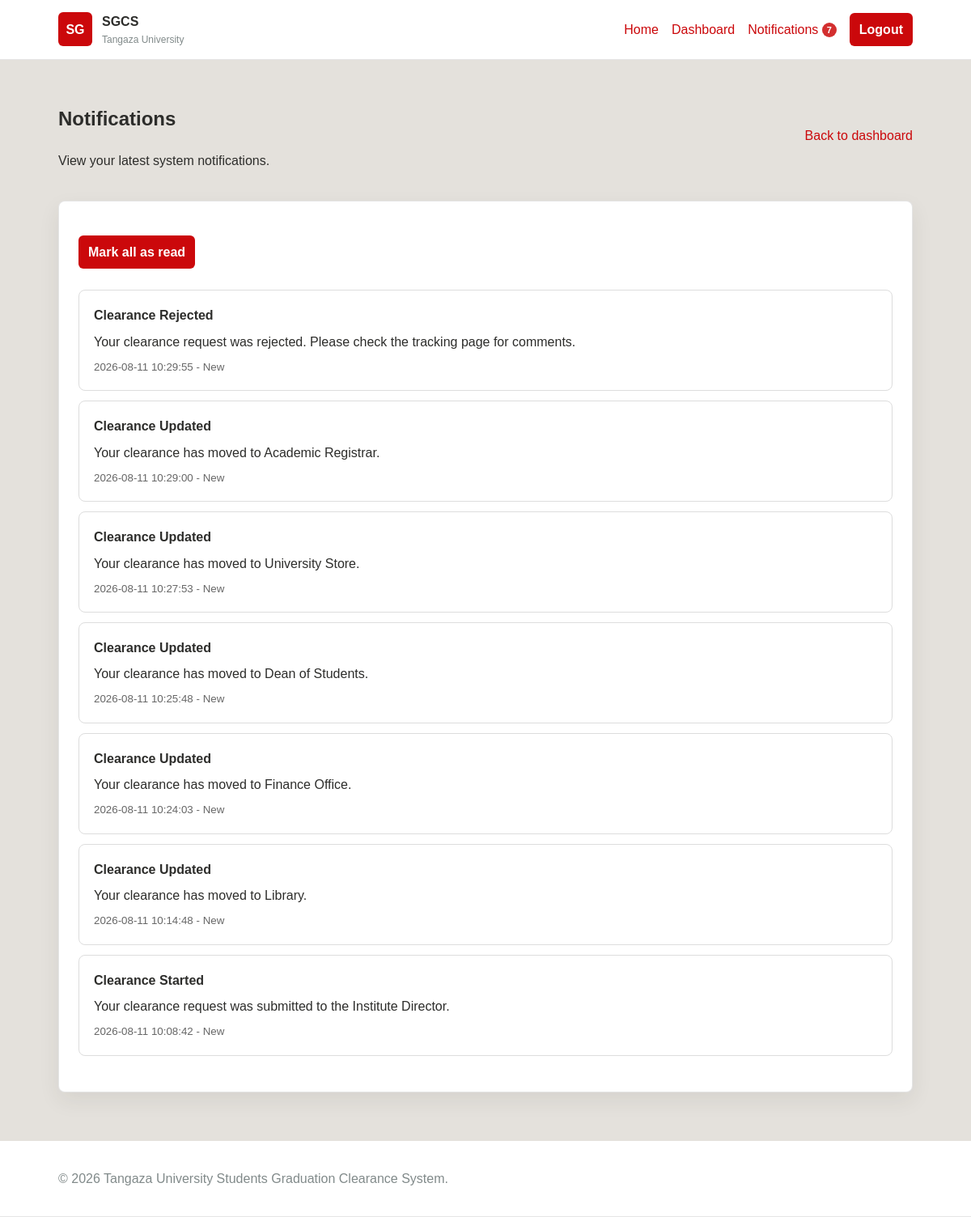
Page /notifications.php (signed in) on the committed database.
### tables this page shows
CREATE TABLE `notifications` (
  `notif_id` int(11) NOT NULL AUTO_INCREMENT,
  `recipient_user_id` int(11) NOT NULL,
  `notif_type` varchar(50) NOT NULL,
  `message` text NOT NULL,
  `sent_at` datetime NOT NULL DEFAULT current_timestamp(),
  `is_read` tinyint(1) NOT NULL DEFAULT 0,
  PRIMARY KEY (`notif_id`),
  KEY `recipient_user_id` (`recipient_user_id`),
  CONSTRAINT `notifications_ibfk_1` FOREIGN KEY (`recipient_user_id`) REFERENCES `users` (`user_id`) ON DELETE CASCADE ON UPDATE CASCADE
);

### notifications.php (the view, shortened to what this page needs)
<?php
require_once __DIR__ . '/includes/clearance_functions.php';
$userId = (int) ($_SESSION['user_id'] ?? 0);
$notifications = [];
try {
    $stmt = $pdo->prepare(
        'SELECT
            notif_id,
            recipient_user_id,
            notif_type,
            message,
            is_read,
            sent_at
         FROM notifications
         WHERE recipient_user_id = ?
         ORDER BY notif_id DESC
         LIMIT 50'
    );
    $stmt->execute([
        $userId
    ]);
    $notifications = $stmt->fetchAll(
        PDO::FETCH_ASSOC
    );
} catch (PDOException $e) {
    error_log(
        'Notification retrieval error: '
        . $e->getMessage()
    );
}
require_once __DIR__ . '/includes/header.php';
?>
<section class="dashboard">
    <div class="dashboard-top">
        <div>
            <h1>Notifications</h1>
            <p>
                View your latest system notifications.
            </p>
        </div>
        <a href="<?php echo BASE_URL; ?>dashboard.php">
            Back to dashboard
        </a>
    </div>
    <div class="dashboard-box">
        <?php if ($notifications): ?>
            <div class="action-row">
                <a
                    class="button small"
                    href="<?php echo BASE_URL; ?>notifications.php?mark_read=1"
                >
                    Mark all as read
                </a>
            </div>
        <?php endif; ?>
        <?php if ($notifications): ?>
            <ul class="notification-list">
                <?php foreach ($notifications as $notification): ?>
                    <li
                        class="<?php
                            echo ((int) $notification['is_read'] === 0)
                                ? 'notification-unread'
                                : 'notification-read';
                        ?>"
                    >
                        <strong>
                            <?php
                            echo htmlspecialchars(
                                ucwords(
                                    str_replace(
                                        '_',
                                        ' ',
                                        $notification['notif_type']
                                    )
                                )
                            );
                            ?>
                        </strong>
                        <span class="notification-message">
                            <?php
                            echo htmlspecialchars(
                                $notification['message']
                            );
                            ?>
                        </span>
                        <small>
                            <?php
                            echo htmlspecialchars(
                                $notification['sent_at']
                            );
                            ?>
                            -
                            <?php
                            echo ((int) $notification['is_read'] === 1)
                                ? 'Read'
                                : 'New';
                            ?>
                        </small>
                    </li>
                <?php endforeach; ?>
            </ul>
        <?php endif; ?>
    </div>
</section>
<?php
require_once __DIR__ . '/includes/footer.php';
?>

### assets/css/style.css (style rules this page uses)
:root { --orange: #e75703; --red: #cb080b; --soft: #e4e1dc; --dark: #2d2d2b; --gold: #c49607; --pink: #e78086; --olive: #6e5c18; --gray: #818a8a; --light-gold: #ecd489; --white: #ffffff; }
* { box-sizing: border-box; }
body { margin: 0; min-height: 100vh; display: flex; flex-direction: column; font-family: Arial, Helvetica, sans-serif; color: var(--dark); background: var(--soft); line-height: 1.6; }
a { color: var(--red); text-decoration: none; }
.hero-panel, .card, .login-box, .dashboard-box { background: var(--white); border: 1px solid rgba(45, 45, 43, 0.12); border-radius: 8px; box-shadow: 0 10px 26px rgba(45, 45, 43, 0.08); }
.button, button { display: inline-block; border: 0; background: var(--red); color: var(--white); padding: 11px 18px; border-radius: 6px; font-weight: bold; cursor: pointer; }
.button.small { padding: 8px 12px; }
.dashboard { width: min(1100px, 88%); margin: 34px auto 60px; }
.dashboard-top { display: flex; justify-content: space-between; gap: 20px; align-items: center; margin-bottom: 20px; }
.dashboard-box { padding: 24px; }
.action-row { display: flex; gap: 12px; flex-wrap: wrap; margin: 18px 0 26px; }
.simple-list, .notification-list { padding-left: 18px; }
.notification-list { list-style: none; padding-left: 0; }
.notification-list li { padding: 14px; margin-bottom: 12px; background: #f8f7f4; border-left: 4px solid var(--orange); border-radius: 6px; }
.notification-list span, .notification-list small { display: block; }
.notification-list small { color: var(--gray); }
:root { --status-pending-bg: #fff4cf; --status-approved: #278b48; --status-approved-bg: #e9f7ed; --status-rejected-bg: #ffe8e9; }
.notification-unread { font-weight:600; }

### notifications.php (style rules this page uses)
.notification-list { list-style: none; padding: 0; margin: 20px 0; }
.notification-list li { display: flex; flex-direction: column; gap: 8px; padding: 18px; margin-bottom: 12px; border: 1px solid #ddd; border-radius: 8px; background: #fff; }
.notification-unread { border-left: 5px solid #333; font-weight: 500; }
.notification-unread strong { font-weight: 700; }
.notification-message { display: block; line-height: 1.5; }
.notification-list small { color: #666; }

### rows in the picture
notifications: notif_type "Clearance Rejected", message "Your clearance request was rejected. Please check the tracking page for comments.", sent_at "2026-08-11 10:29:55", is_read "New"
notifications: notif_type "Clearance Updated", message "Your clearance has moved to Academic Registrar.", sent_at "2026-08-11 10:29:00", is_read "New"
notifications: notif_type "Clearance Updated", message "Your clearance has moved to University Store.", sent_at "2026-08-11 10:27:53", is_read "New"
notifications: notif_type "Clearance Updated", message "Your clearance has moved to Dean of Students.", sent_at "2026-08-11 10:25:48", is_read "New"
notifications: notif_type "Clearance Updated", message "Your clearance has moved to Finance Office.", sent_at "2026-08-11 10:24:03", is_read "New"
notifications: notif_type "Clearance Updated", message "Your clearance has moved to Library.", sent_at "2026-08-11 10:14:48", is_read "New"
notifications: notif_type "Clearance Started", message "Your clearance request was submitted to the Institute Director.", sent_at "2026-08-11 10:08:42", is_read "New"

### other values in the picture
APP_SHORT_NAME "SGCS"
$headerUnread "7"
